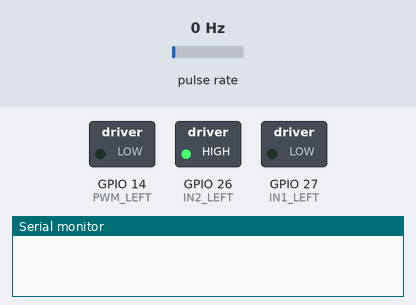
A program run on a simulated ESP32. Shown: switched loads named in the program (green lamp = pin HIGH), the last lines printed to the serial monitor. Wiring (inferred from the names in the program): pulse sensor: data GPIO 4. The inputs (shaded band) are chosen by the test bench; at power-on: pulse rate 0 Hz.

Above: at 0.1 s.
At 13.1 s:
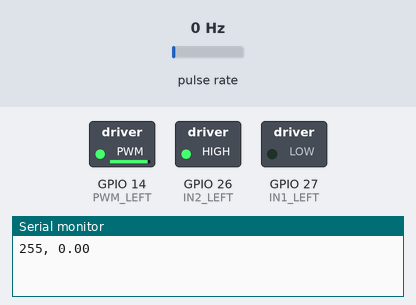
At 45.1 s:
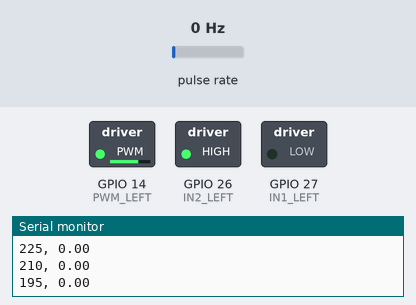
At 93.1 s:
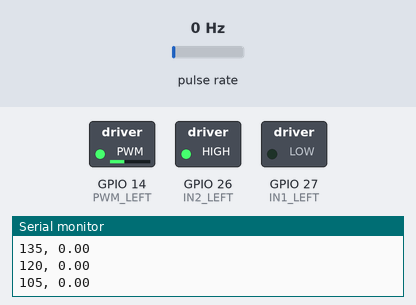
Timing chart, 0 to 94.6 s (numbered marks = the images above):
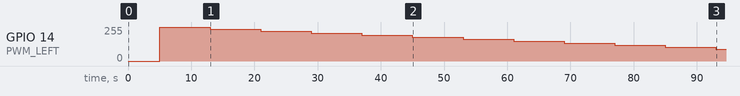

The program:

main.cpp
```cpp
#include <Arduino.h>
#include <config.h>
#include <speed.h>

float motorSpeed = 0.0;
uint32_t t = millis();

void motor(int vel);

void setup()
{
  Serial.begin(115200);

  // Configura o PWM
  ledcSetup(PWM_CHANNEL, PWM_FREQ, PWM_RESOLUTION);
  ledcAttachPin(PWM_LEFT, PWM_CHANNEL);

  pinMode(IN1_LEFT, OUTPUT);
  pinMode(IN2_LEFT, OUTPUT);
  digitalWrite(IN1_LEFT, LOW);
  digitalWrite(IN2_LEFT, HIGH);
  encoderSetup();
  t = millis();

  delay(5000); // Wait for 1 second before starting the motor
  for (int i = 255; i >= 90; i -= 15)
  {
    motor(i);

    delay(3000); // tempo para estabilizar

    resetAvg(); // limpa a média
    t = millis();

    while (millis() - t < 5000)
    {
      encoderLoop();
    }

    motorSpeed = getAvg();
    Serial.print(i);
    Serial.print(", ");
    Serial.println(motorSpeed);
  }
}

void loop()
{
}

void motor(int vel)
{
  ledcWrite(PWM_CHANNEL, vel);
}
```

speed.h
```cpp
#ifndef SPEED_H
#define SPEED_H

#include <Arduino.h>
#include <config.h>

//extern volatile uint32_t lastPulseTime;
//extern volatile bool newPulse;
extern volatile uint32_t delta;

void encoderISR();
float calcSpeed();
void updateAvg(float newSpeed);
float getAvg();
void encoderSetup();
float encoderLoop();
void resetAvg();

#endif
```

speed.cpp
```cpp
#include <config.h>
#include <Arduino.h>
#include <speed.h>
#include <stdint.h>

volatile int pulseCount = 0;
volatile uint32_t lastPulseTime = 0;
uint32_t lastMeasurementTime = 0;
float currentSpeed = 0.0;

float speedHistory[MOVING_AVG_SIZE] = {0};
int historyIndex = 0;
bool historyFilled = false;

void IRAM_ATTR encoderISR()
{
    uint32_t now = micros();
    if (now - lastPulseTime > DEBOUNCE_US)
    {
        pulseCount++;
        lastPulseTime = now;
    }
}

void encoderSetup()
{
    pinMode(ENCODER, INPUT);
    attachInterrupt(digitalPinToInterrupt(ENCODER), encoderISR, FALLING);
    lastMeasurementTime = millis();
}

float encoderLoop()
{
    uint32_t now = millis();
    if (now - lastMeasurementTime >= 100)
    {

        noInterrupts();
        int pulses = pulseCount;
        pulseCount = 0;
        interrupts();

        lastMeasurementTime = now;

        if (pulses > 0)
        {
            float rotationsPerInterval = (float)pulses / ENCODER_PPR;
            float intervalInMinutes = 100.0 / 60000.0;
            currentSpeed = rotationsPerInterval / intervalInMinutes;
        }
        else
        {
            currentSpeed = 0.0;
        }

        updateAvg(currentSpeed);
    }
    return getAvg();
}

void updateAvg(float newSpeed)
{
    speedHistory[historyIndex] = newSpeed;
    historyIndex = (historyIndex + 1) % MOVING_AVG_SIZE;
    if (historyIndex == 0)
    {
        historyFilled = true;
    }
}

float getAvg()
{
    int count = historyFilled ? MOVING_AVG_SIZE : historyIndex;
    float sum = 0.0;
    for (int i = 0; i < count; i++)
    {
        sum += speedHistory[i];
    }
    return (count > 0) ? sum / count : 0.0;
}

void resetAvg()
{
    for (int i = 0; i < MOVING_AVG_SIZE; i++)
    {
        speedHistory[i] = 0.0;
    }
    historyIndex = 0;
    historyFilled = false;
}
```

config.h
```cpp
#ifndef CONFIG_H
#define CONFIG_H

#define ENCODER 4
#define PWM_LEFT 14
#define IN1_LEFT 27
#define IN2_LEFT 26

#define ENCODER_PPR 10

#define MOVING_AVG_SIZE 10

#define STOP_TIMEOUT 100000  //500 ms em microssegundos
#define DEBOUNCE_US 17000 //17 ms

#define PWM_CHANNEL 0
#define PWM_FREQ 15000      // 5 kHz
#define PWM_RESOLUTION 8    // 8 bits -> duty 0-255

#endif // CONFIG_H
```
